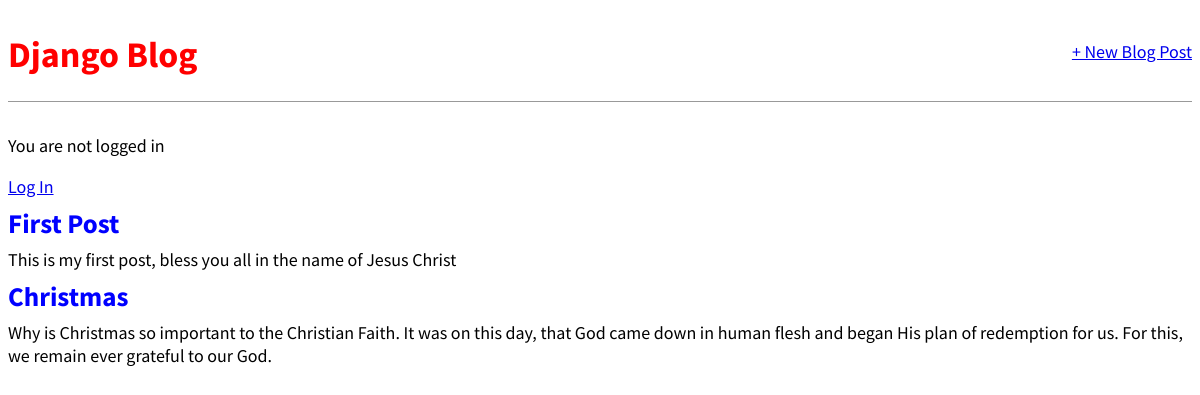
The page / on the database its author committed.
### blog/models.py (models this page shows, shortened)
class Post(models.Model):
  title = models.CharField(max_length = 200)
  author = models.ForeignKey(
    "auth.User",
    on_delete =  models.CASCADE,
  )
  body = models.TextField()

### blog/views.py (the view)
# urls.py: path('', BlogListView.as_view(), name = "home"),
class BlogListView(ListView):
  model = Post
  template_name = "home.html"

### templates/home.html
{% extends "base.html" %}
{% block content %}
  {% for post in post_list %}
    <div class="post-entry">
      <h2><a href="{% url 'post_detail' post.pk %}">{{ post.title }}</a></h2>
      <p>{{ post.body }}</p>
    </div>
  {% endfor %}
{% endblock content %}

### templates/base.html (shortened to what this page needs)
{% load static %}
<!DOCTYPE html>
<html lang="en">
  <head>
    <link rel="stylesheet" href="{% static 'css/base.css' %}"/>
  </head>
  <body>
    <header>
      <div class="nav-left">
        <h1><a href="{% url 'home' %}">Django Blog</a></h1>
      </div>
      <div class="nav-right">
        <a href="{% url 'post_new' %}">+ New Blog Post</a>
      </div>
    </header>
    <div>
      {% if user.is_authenticated %}
        <p>Hi {{ user.username }}!</p>
        <a href="{% url 'logout' %}">Log out</a>
      {% else %}
        <p>You are not logged in</p>
        <a href="{% url 'login' %}">Log In</a>
      {% endif %}
      {% block content %}
      {% endblock content %}
    </div>
  </body>
</html>

### static/css/base.css (style rules this page uses)
body { font-family: 'Source Sans Pro', sans-serif; font-size: 18px; }
header { border-bottom: 1px solid #999; margin-bottom: 2rem; display: flex; }
header h1 a { color: red; text-decoration: none; }
.nav-left { margin-right: auto; }
.nav-right { display: flex; padding-top: 2rem; }
.post-entry { margin: 0.5rem 0; }
.post-entry h2 { margin: 0.5rem 0; }
.post-entry h2 a, .post-entry h2 a:visited { color: blue; text-decoration: none; }
.post-entry p { margin: 0; font-weight: 400; }

### rows shown on the page
Post: title "First Post", body "This is my first post, bless you all in the name of Jesus Christ"
Post: title "Christmas", body "Why is Christmas so important to the Christian Faith. It was on this day, that God came down in human flesh and began His plan of redemption for us. For this, we remain ever grateful to our God."
